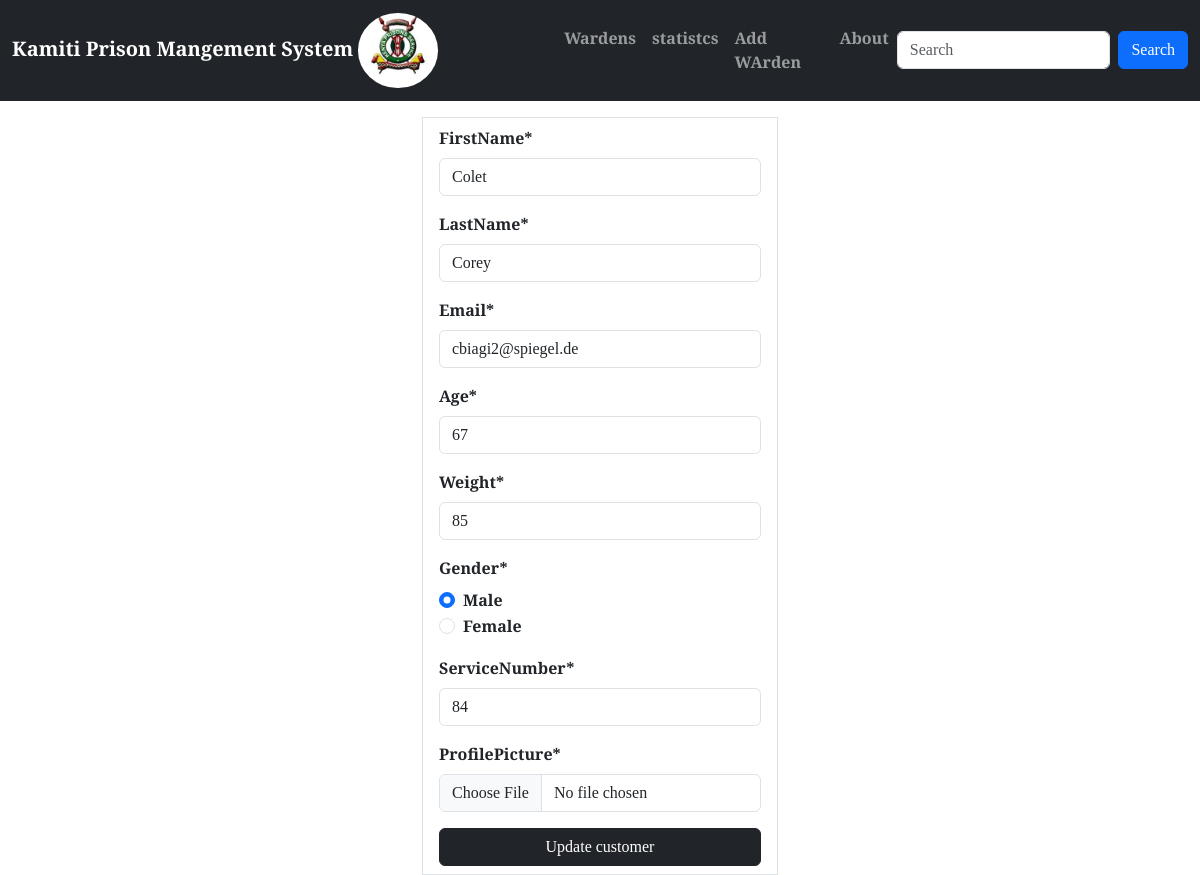
The page /Wardens/update/3 (signed in) on the database its author committed.
### prison/models.py (models this page shows, shortened)
class Warden(models.Model):
    FirstName = models.CharField(max_length=30)
    LastName = models.CharField(max_length=30)
    Email = models.EmailField(unique=True)
    Age = models.PositiveSmallIntegerField(default=0)
    Gender = models.CharField(max_length=10)
    Weight = models.PositiveIntegerField(default=0)
    ServiceNumber = models.PositiveIntegerField(default=0)
    ProfilePicture = models.ImageField(upload_to=generate_unique_name, null=True)
    created_at = models.DateTimeField(auto_now_add=True)
    updated_at = models.DateTimeField(auto_now=True)
    class Meta:
        db_table = 'Wardens'

### prison/views.py (the view)
# urls.py: path('Wardens/update/<int:warden_id>', views.UpdateWarden, name='UpdateWarden'),
@login_required
@permission_required("prison.change_warden",raise_exception=True)
def UpdateWarden(request, warden_id):
    warden = get_object_or_404(Warden, id=warden_id)
    if request.method == 'POST':
        form = WardenForm(request.POST,request.FILES, instance=warden)
        if form.is_valid():
            form.save()
            messages.success(request, 'Your warden has been updated.')
            return redirect('Wardens')
    else:
        form = WardenForm(instance=warden)
    return render(request, 'WardenUpdateForm.html', {"form": form})

### prison/apps_forms.py
class WardenForm(forms.ModelForm):
    Gender = forms.ChoiceField(choices=GENDER_CHOICES,widget=forms.RadioSelect)
    class Meta:
        model = Warden
        fields = ['FirstName', 'LastName', 'Email', 'Age', 'Weight','Gender','ServiceNumber','ProfilePicture']
        widgets = {
            'FirstName': forms.TextInput(attrs={'class': 'form-control'}),
            'LastName': forms.TextInput(attrs={'class': 'form-control'}),
            'email': forms.EmailInput(attrs={'class': 'form-control'}),
            'Age': forms.DateInput(attrs={'type':'number',}),
            'Weight': forms.TextInput(attrs={'type':'number','min':'0','max':'100'}),
            'ServiceNumber': forms.TextInput(attrs={ 'type':'number','class':'form-control'}),
            'Gender': forms.Select(choices=GENDER_CHOICES, attrs={'class': 'form-control'}),
        }

### templates/WardenUpdateForm.html (shortened to what this page needs)
{% extends 'Master.html' %}
{% load crispy_forms_filters %}
{% block content %}
	<div class="container">
    <div class="row justify-content-center">
        <div class="col-sm-4">
             <form class="border px-3 py-2 mt-3" action="" method="post" enctype="multipart/form-data">
                 {{ form | crispy  }}
                 <button class="btn btn-dark w-100">Update customer </button>
            </form>
        </div>
    </div>
    </div>
{% endblock %}

### prison/static/css/my_style.css (style rules this page uses)
body { font-family: "Tinos", serif; font-weight: 700; font-style: normal; }

### templates/Master.html (style rules this page uses)
legend { font-weight: 1rem; }

### rows shown on the page
Warden: FirstName "Colet", LastName "Corey", Email "cbiagi2@spiegel.de", Age "67", Weight "85", Gender "☑ Male ☐ Female", ServiceNumber "84"
